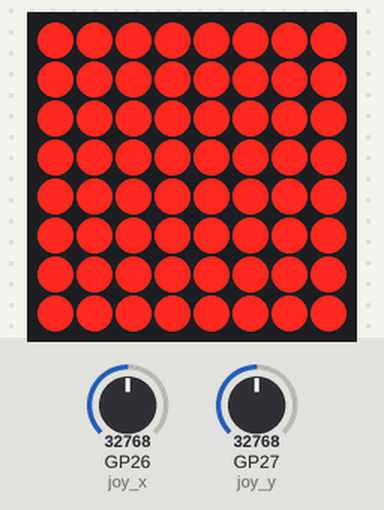
Simulated run of this program. Board: Raspberry Pi Pico running MicroPython. Shown: 8×8 LED matrix. The test bench sets the inputs (shaded band); at power-on: GP26 (joy_x) = 32768, GP27 (joy_y) = 32768 (analog values on the 0–65535 scale). Random numbers come from a fixed seed; library files of the repository ran but are not shown: max7219.py.

Above: at 1.2 s.
1.3 s: GP26 (joy_x) set to 9345
At 2.86 s:
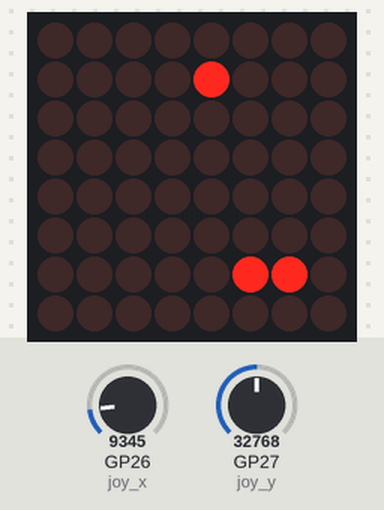
4.3 s: GP26 (joy_x) set to 10655
At 6.46 s:
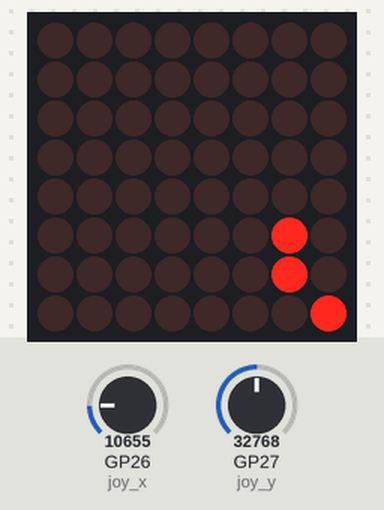
7.3 s: GP27 (joy_y) set to 54512
10.3 s: GP27 (joy_y) set to 56032
At 12.48 s:
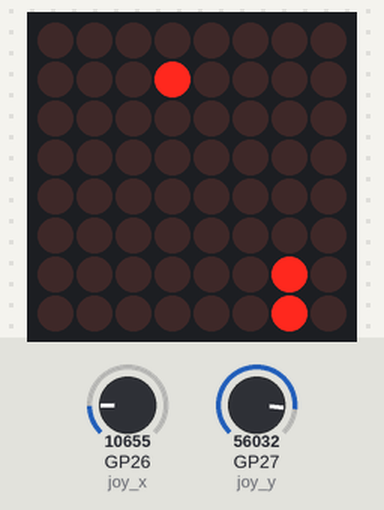
13.3 s: GP27 (joy_y) set to 54345
At 14.58 s:
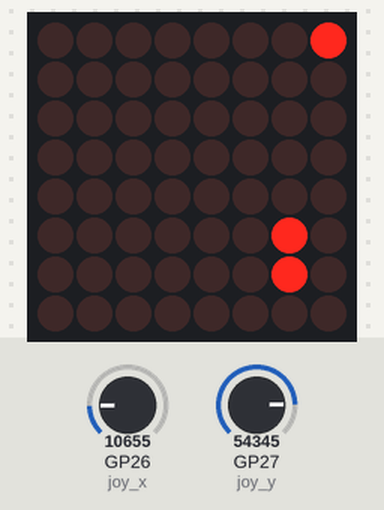
16.3 s: GP26 (joy_x) set to 7864
At 18.19 s:
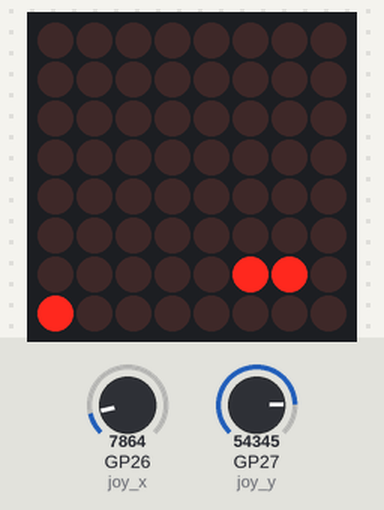

Measured:
- the behaviour switches between 54992 and 55008 on GP27 (joy_y) (found by bisection; images 2 and 3)

The program:

main.py
```python
from machine import Pin, SPI, ADC
import max7219
import time, random

# --- SPI for MAX7219 ---
spi = SPI(0, baudrate=10000000, polarity=0, phase=0,
          sck=Pin(2), mosi=Pin(3))
cs = Pin(5, Pin.OUT)

# Matrix display
matrix = max7219.Matrix8x8(spi, cs, 1)
matrix.brightness(1)

# --- Joystick ---
joy_x = ADC(Pin(26))
joy_y = ADC(Pin(27))
joy_btn = Pin(16, Pin.IN, Pin.PULL_UP)

# --- Snake variables ---
snake = [(3, 3), (3, 4)]   # starting body
direction = (0, -1)        # start moving up
food = (random.randint(0, 7), random.randint(0, 7))
score = 0

def draw():
    matrix.fill(0)
    # Draw food
    matrix.pixel(food[0], food[1], 1)
    # Draw snake
    for x, y in snake:
        matrix.pixel(x, y, 1)
    matrix.show()

def get_direction():
    global direction
    x_val = joy_x.read_u16()
    y_val = joy_y.read_u16()

    if x_val < 10000:
        direction = (-1, 0)   # left
    elif x_val > 55000:
        direction = (1, 0)    # right
    elif y_val < 10000:
        direction = (0, -1)   # up
    elif y_val > 55000:
        direction = (0, 1)    # down

def new_food():
    while True:
        pos = (random.randint(0, 7), random.randint(0, 7))
        if pos not in snake:
            return pos

def game_over():
    matrix.fill(0)
    for _ in range(3):
        matrix.fill(1)
        matrix.show()
        time.sleep(0.3)
        matrix.fill(0)
        matrix.show()
        time.sleep(0.3)
    return

# --- Main game loop ---
while True:
    get_direction()

    # New head position
    head_x, head_y = snake[0]
    new_head = (head_x + direction[0], head_y + direction[1])

    # Check collisions
    if (new_head in snake) or not (0 <= new_head[0] <= 7 and 0 <= new_head[1] <= 7):
        game_over()
        snake = [(6, 6), (6, 8)]
        direction = (0, -1)
        food = new_food()
        score = 0
        continue

    snake.insert(0, new_head)

    if new_head == food:
        score += 1
        food = new_food()
    else:
        snake.pop()  # move forward

    draw()
    time.sleep(0.3)
```
